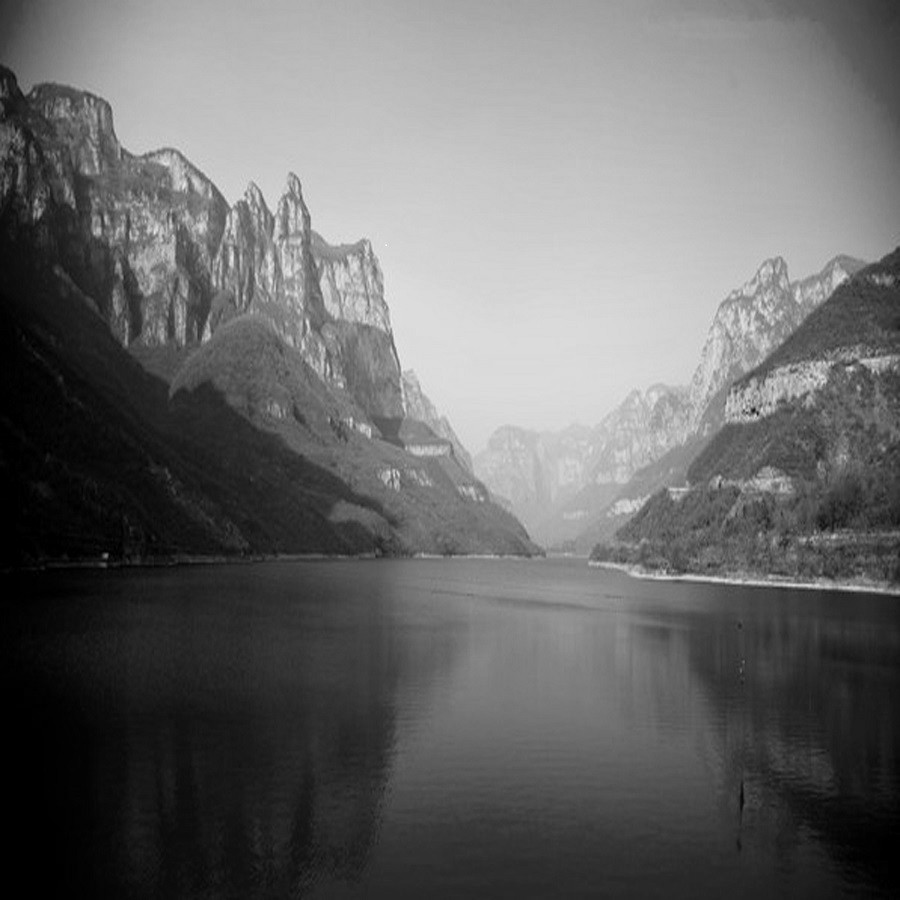
#> input picture 主成分分析在图像压缩/picture1.jpg, 900 x 900 px
$ python '程序.py'
#> lines starting #> are read from the running program, lines starting #| are printed output that depends on the picture
import PIL.Image as Image
import numpy as np


image = Image.open('picture1.jpg')  # 不同的图像可以放到这个文件里，然后
#> image is the input picture: PIL image 900x900 RGB; min 0, max 255, mean 105.1
# 在这儿改打开的图像名称就可以，比如picture1->picture2
# 显示原始图片
image.show()
width, height = image.size
#> width = 900; height = 900
print(width, height)
#| 900 900
# 将图片变为灰度图片，并且显示
image_grey = image.convert("L")
image_grey.show()
data = image_grey.getdata()
data = np.matrix(data, dtype="float")
data = np.reshape(data, (height, width))   # 图片数据被彻底处理为灰度图像，得到矩阵
# 中心化
average = np.sum(data, axis=0)/height
data_S = data.copy() - average
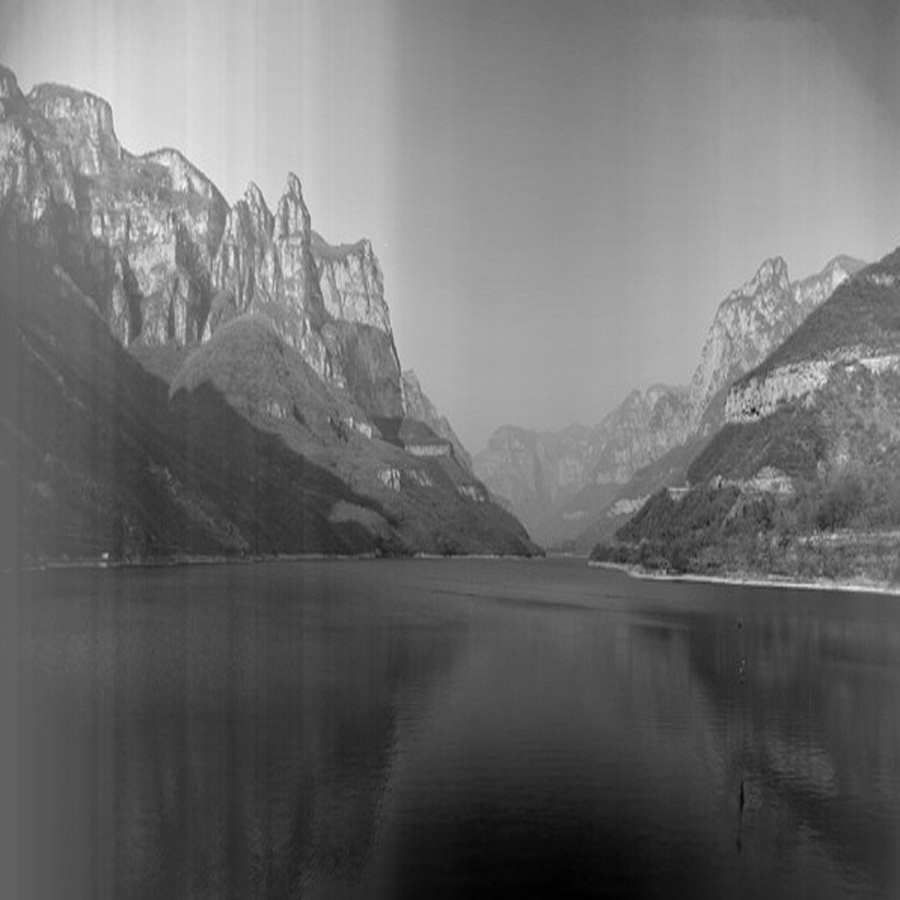
#> data_S: shape (900, 900) float64; min -120.8, max 159.1, mean 0; drawn with min black and max white
# 开始PCA
C = (data_S.T @ data_S)/width
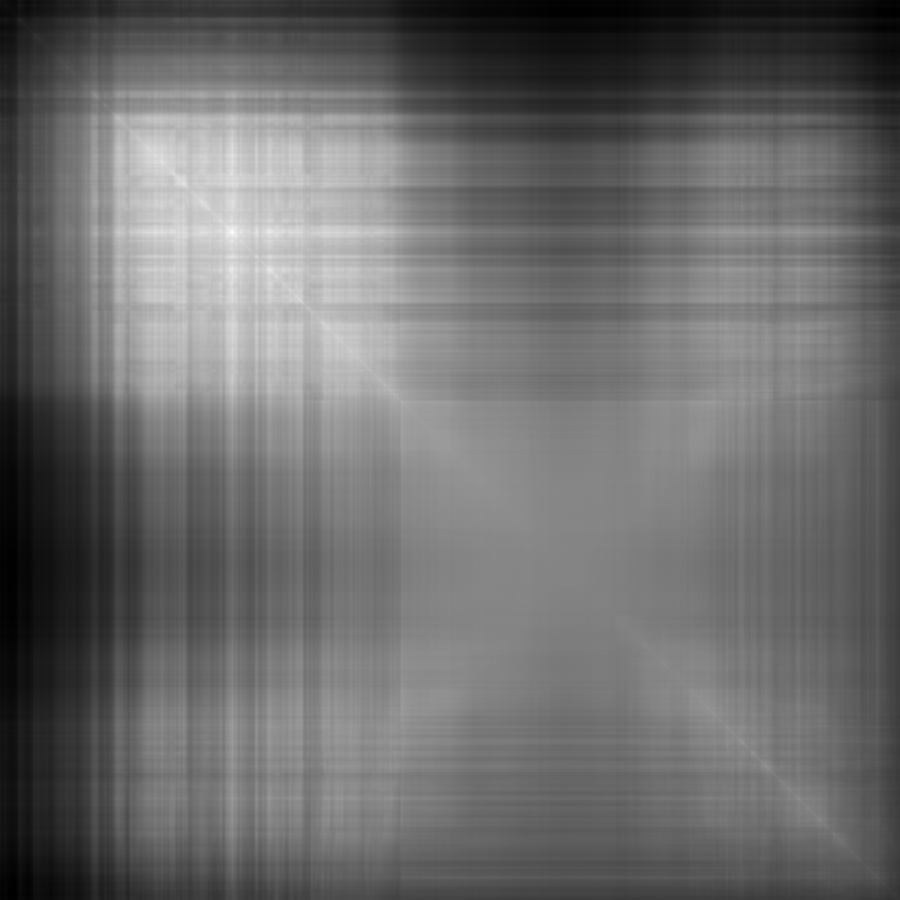
#> C: shape (900, 900) float64; min 332.5, max 4976.1, mean 2290.2; drawn with min black and max white
evalue, evect = np.linalg.eig(C)
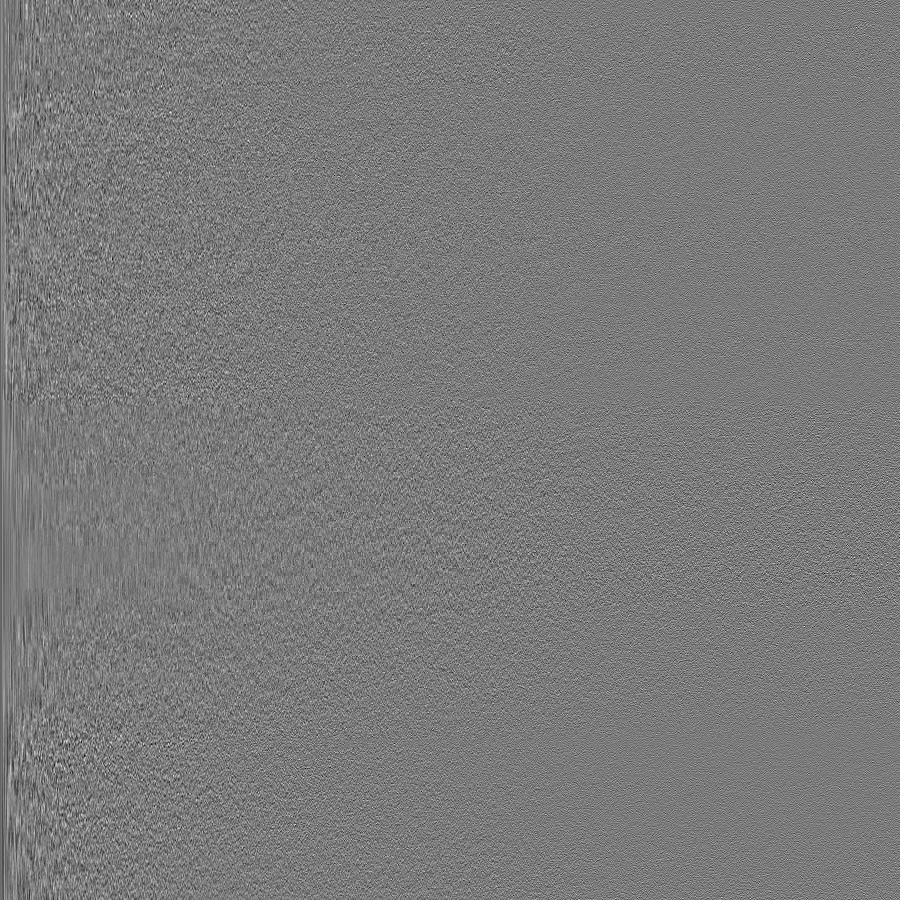
#> evect: shape (900, 900) float64; min -0.198, max 0.213, mean -4.5e-05; drawn with min black and max white
#> evalue = 900 values, max 2156401.5 at index 0, min -7.91e-13 at index 826, mean 3020.5
# 得到了特征值和特征矩阵
inde = np.argsort(evalue)
#> inde = 900 values, max 899 at index 65, min 0 at index 899, mean 449.5
inde = list(inde)
lst = []
num = 70  # 主成分个数,在这儿输入即可，现在为70个主成分,由于不同照片的长宽不同，
for k in range(width-1, width-num-1, -1):
    lst.append(inde.index(k))
#> after the loop, lst = 70 values, max 85 at index 63, min 3 at index 65, mean 49.64
lst = np.array(lst)
P_k = evect[:, lst]
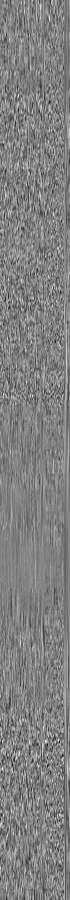
#> P_k: shape (900, 70) float64; min -0.18, max 0.176, mean -8.28e-05; drawn with min black and max white
data_S_new = data_S @ P_k @ P_k.T
data_S_new = data_S_new + average
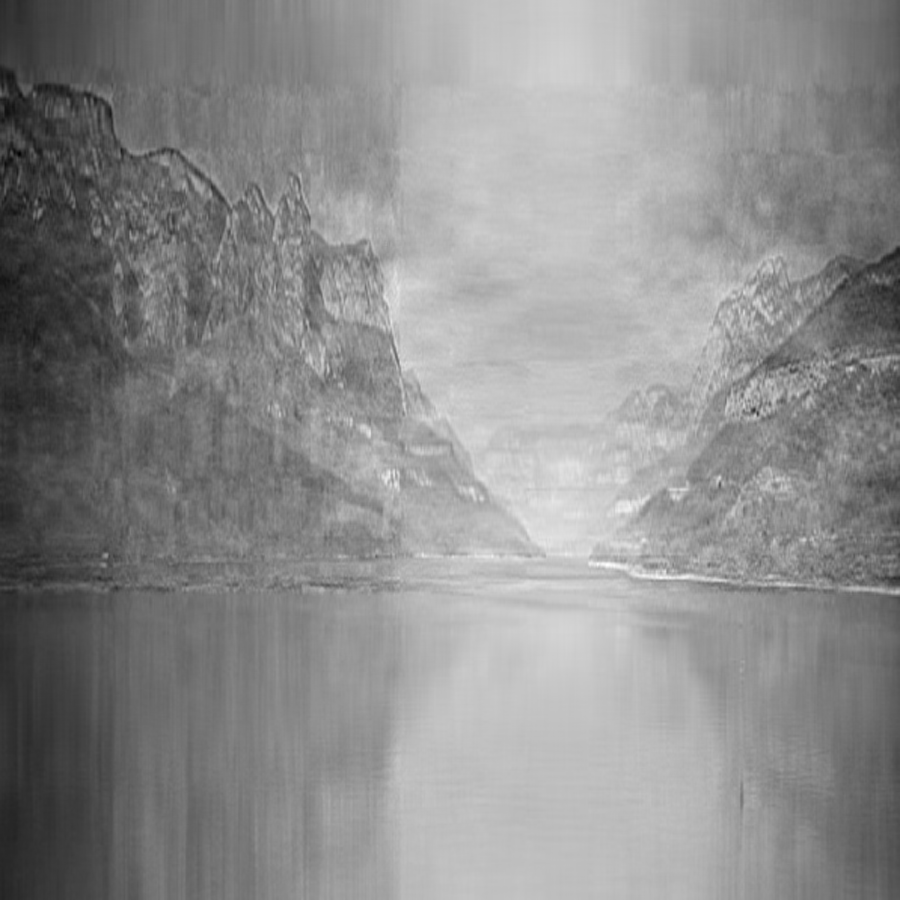
#> data_S_new: shape (900, 900) float64; min -31.17, max 214.2, mean 105.1; drawn with min black and max white
# 将k个主成分构成的矩阵
mg = Image.fromarray(np.uint8(data_S_new))
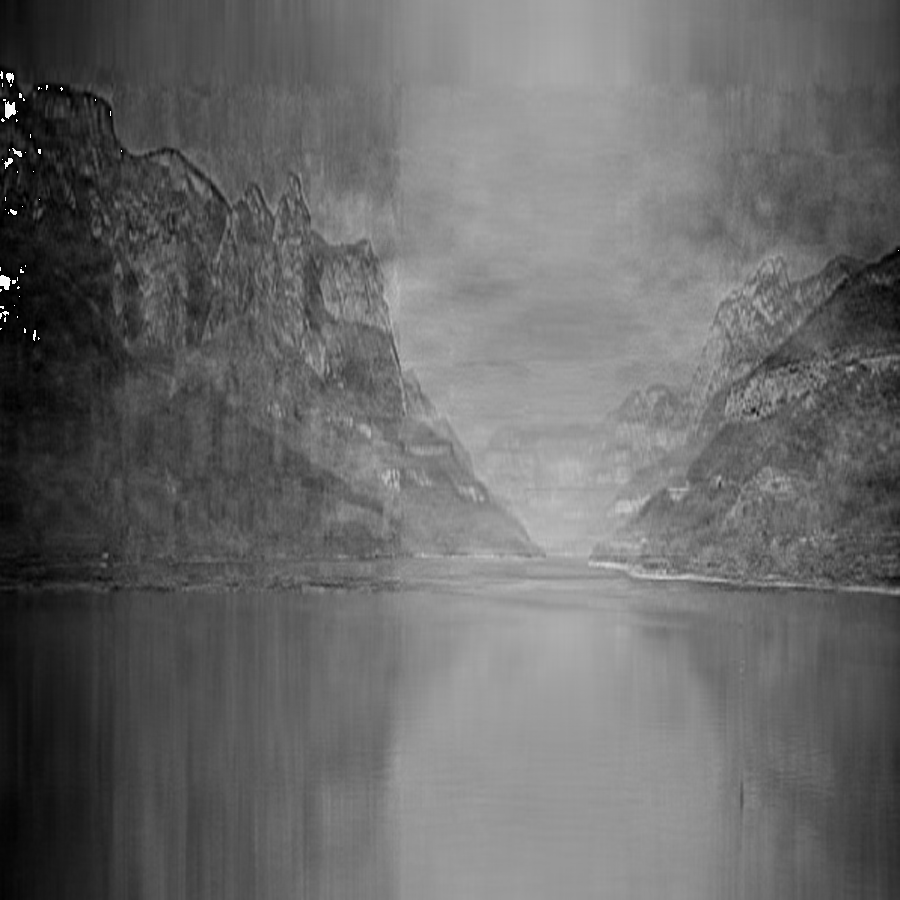
#> mg: PIL image 900x900 L; min 0, max 255, mean 104.9
mg.show()

$ run again, with 主成分分析在图像压缩/picture3.jpg copied over 主成分分析在图像压缩/picture1.jpg
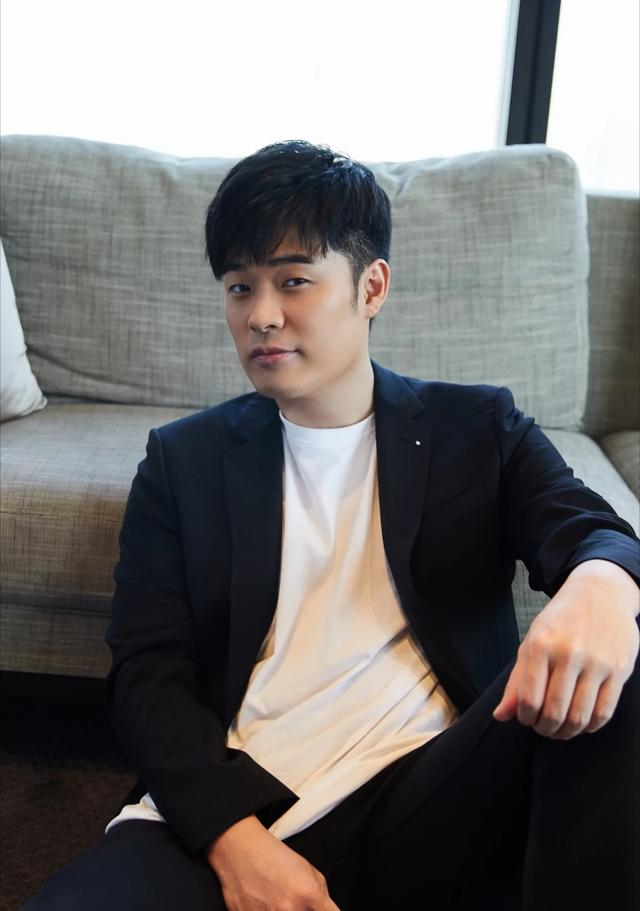
#> input picture 主成分分析在图像压缩/picture3.jpg, 640 x 911 px
#> image is the input picture: PIL image 640x911 RGB; mean R, G, B 116.8, 114.2, 113.1
#| 640 911
#> `evalue, evect = np.linalg.eig(C)`:
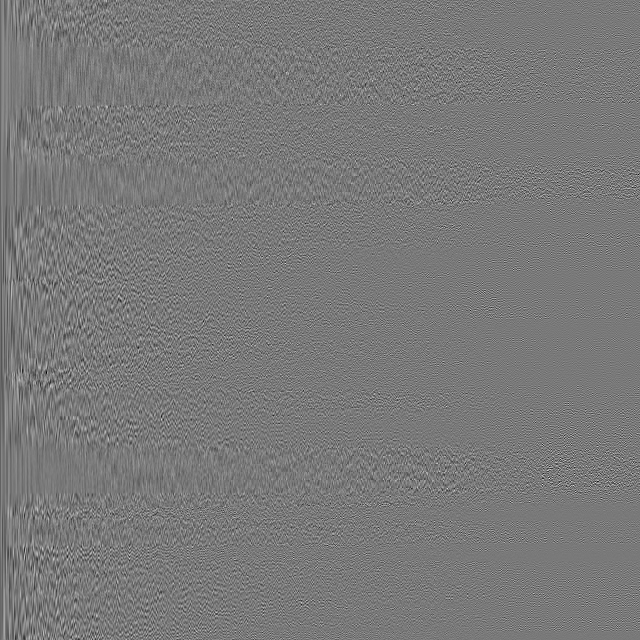
#> evect: shape (640, 640) float64; min -0.278, max 0.305, mean -6.89e-05; drawn with min black and max white
#> evalue = 640 values, max 4148927.8 at index 0, min 0.00292 at index 542, mean 10501
#> inde = 640 values, max 639 at index 69, min 0 at index 639, mean 319.5
#> after the loop `for k in range(width-1, width-num-1, -1):`: lst = 70 values, max 88 at index 63, min 17 at index 68, mean 53.47
#> `data_S_new = data_S_new + average`:
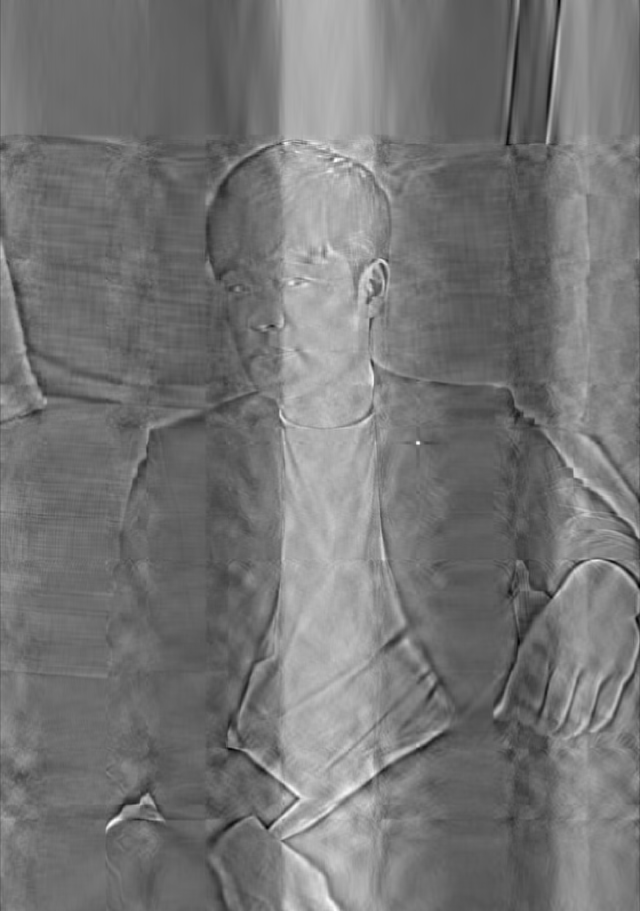
#> data_S_new: shape (911, 640) float64; min -5.38, max 254.5, mean 114.9; drawn with min black and max white
